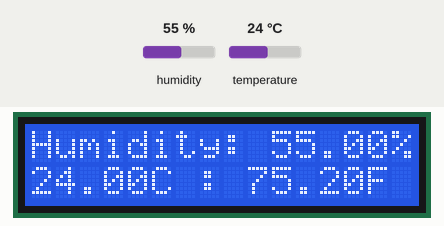
Simulated run of this sketch. Board: Arduino Uno, built with avr-gcc and run on an emulated ATmega328P. Parts: 16×2 character LCD. The test bench sets the inputs (shaded band); at power-on: humidity 55 %, temperature 24 °C. What the sketch prints to the serial monitor is not drawn.

Above: at 1.3 s.
1.4 s: humidity set to 22 %
At 2.6 s:
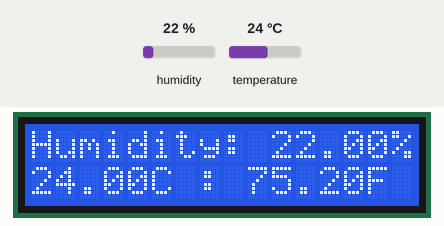
4.2 s: temperature set to 12 °C
At 5.0 s:
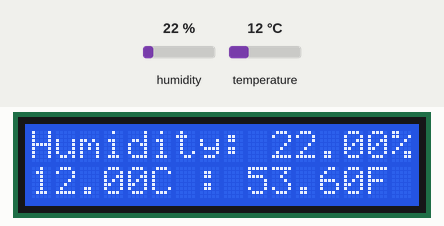
7.0 s: temperature set to 41 °C
At 9.6 s:
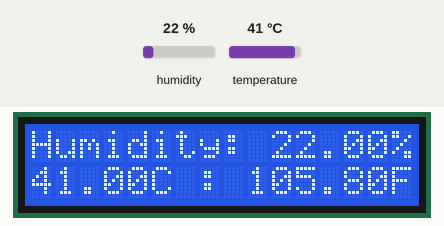
9.9 s: temperature set to 19 °C
At 11.1 s:
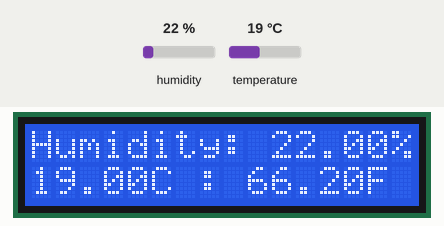
12.7 s: humidity set to 40 %
At 15.8 s:
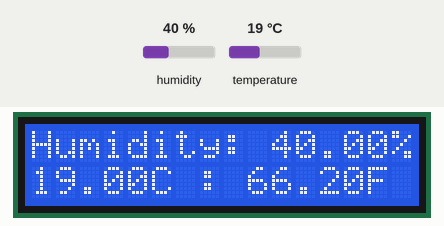
Timing chart, 0 to 17.0 s (numbered marks = the images above; inputs shaded):
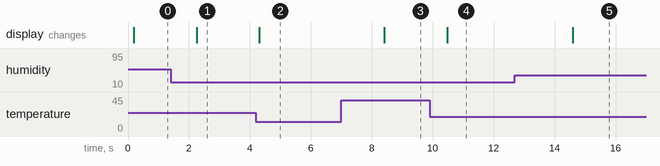

Measured:
- after the input at 1.4 s, the display: changes after 0.85 s (image 1)
- after the input at 4.2 s, the display: changes after 0.11 s (image 2)
- after the input at 7.0 s, the display: changes after 1.4 s (image 3)
- after the input at 9.9 s, the display: changes after 0.58 s (image 4)
- after the input at 12.7 s, the display: changes after 1.9 s (image 5)

The sketch:

HumidTempCF.ino
```cpp
#include <DHT.h>
#include <LiquidCrystal.h>
#define Type DHT11

int spin=2;
DHT HT(spin,Type);
float humidity;
float tempC;
float tempF;
int dt=100;
int dt1=100;

int rs=7;
int en=8;
int d4=9;
int d5=10;
int d6=11;
int d7=12;

LiquidCrystal lcd(rs,en,d4,d5,d6,d7);

void setup() {
Serial.begin(9600);
HT.begin();
delay(dt);

lcd.begin(16,20);
}

void loop() {
humidity=HT.readHumidity();
tempC=HT.readTemperature();
tempF=HT.readTemperature(true);

lcd.setCursor(0,0);
lcd.print("Humidity: ");
lcd.print(humidity);
lcd.print("%");

lcd.setCursor(0,1);
lcd.print(tempC);
lcd.print("C ");
lcd.print(": ");
lcd.print(tempF);
lcd.print("F ");

Serial.print("Humidity : ");
Serial.print(humidity);
Serial.print(" Temp : ");
Serial.print(tempC);
Serial.print(" °C : ");
Serial.print(tempF);
Serial.println(" °F ");
delay(dt1);
}
```
